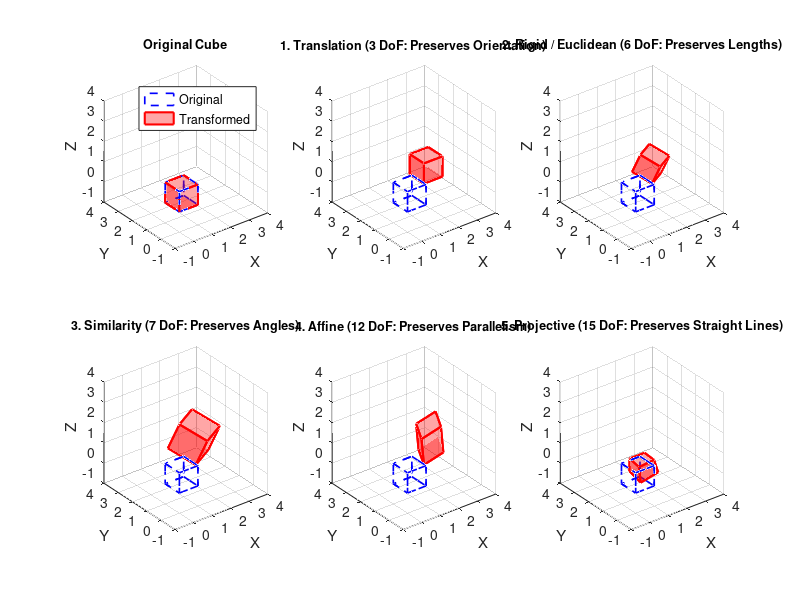

The MATLAB script that drew this image:
% 3D Geometric Transformations Hierarchy Visualization for a Cube
clear; clc; close all;

%% 1. Define 3D Unit Cube
% 8 vertices of a unit cube
v = [0 0 0; 1 0 0; 1 1 0; 0 1 0; ... % Bottom face vertices (1-4)
     0 0 1; 1 0 1; 1 1 1; 0 1 1]';   % Top face vertices (5-8)

% Extend to 4x8 homogeneous coordinates [x; y; z; 1]
cube_pts = [v; ones(1, 8)];

% Define 6 faces using vertex indices (for fill3/patch plotting)
faces = [1 2 3 4;   % Bottom face
         5 6 7 8;   % Top face
         1 2 6 5;   % Front face
         2 3 7 6;   % Right face
         3 4 8 7;   % Back face
         4 1 5 8];  % Left face

%% 2. Define 3D Homogeneous Transformation Matrices (4x4)

% --- Original Identity Matrix ---
H_orig = eye(4);

% --- 1. Translation (3 DoF) ---
tx = 1.5; ty = 0.8; tz = 0.5;
H_trans = [1 0 0 tx;
           0 1 0 ty;
           0 0 1 tz;
           0 0 0  1];

% --- 2. Rigid / Euclidean (6 DoF: 3D Rotation + Translation) ---
% 3D Rotation around Z and X axes
theta_z = pi/6; % 30 deg
theta_x = pi/8; % 22.5 deg
Rz = [cos(theta_z) -sin(theta_z) 0; sin(theta_z) cos(theta_z) 0; 0 0 1];
Rx = [1 0 0; 0 cos(theta_x) -sin(theta_x); 0 sin(theta_x) cos(theta_x)];
R = Rz * Rx;

H_rigid = [R, [tx; ty; tz];
           0 0 0 1];

% --- 3. Similarity (7 DoF: Scale + Rotation + Translation) ---
s = 1.4; % Scale factor
H_sim = [s*R, [tx; ty; tz];
         0 0 0 1];

% --- 4. Affine (12 DoF: Non-uniform Scale, Shearing, Rotation, Translation) ---
A = [1.2, 0.4, 0.1;  % Linear 3x3 matrix (non-uniform scale + shear)
     0.2, 0.9, 0.3;
     0.1, 0.2, 1.1];
H_affine = [A, [tx; ty; tz];
            0 0 0 1];

% --- 5. Projective / Homography (15 DoF: Perspective Warping / Keystoning) ---
% Non-zero bottom row entries [v^T, v4] create 3D perspective distortion
H_proj = [1.2, 0.2, 0.1, 0.5;
          0.1, 1.1, 0.2, 0.3;
          0.2, 0.1, 0.9, 0.2;
          0.15, 0.1, 0.2, 1.0];

% Cell array collections
transforms = {H_orig, H_trans, H_rigid, H_sim, H_affine, H_proj};
titles = {'Original Cube', ...
          '1. Translation (3 DoF: Preserves Orientation)', ...
          '2. Rigid / Euclidean (6 DoF: Preserves Lengths)', ...
          '3. Similarity (7 DoF: Preserves Angles)', ...
          '4. Affine (12 DoF: Preserves Parallelism)', ...
          '5. Projective (15 DoF: Preserves Straight Lines)'};

%% 3. Visualization
figure('Color', 'w', 'Position', [50, 50, 1200, 750]);

for i = 1:length(transforms)
    subplot(2, 3, i);
    hold on; grid on; axis equal;
    view(3); % Set 3D perspective view
    
    % Transform points
    transformed_pts_hom = transforms{i} * cube_pts;
    
    % Perspective division by 4th coordinate (w)
    X = transformed_pts_hom(1, :) ./ transformed_pts_hom(4, :);
    Y = transformed_pts_hom(2, :) ./ transformed_pts_hom(4, :);
    Z = transformed_pts_hom(3, :) ./ transformed_pts_hom(4, :);
    
    P_trans = [X; Y; Z]';
    P_orig  = cube_pts(1:3, :)';
    
    % Plot original cube reference in dashed blue wireframe
    patch('Vertices', P_orig, 'Faces', faces, 'FaceColor', 'none', ...
          'EdgeColor', 'b', 'LineStyle', '--', 'LineWidth', 1.2, ...
          'DisplayName', 'Original');
      
    % Plot transformed cube in semi-transparent red
    patch('Vertices', P_trans, 'Faces', faces, 'FaceColor', 'r', ...
          'FaceAlpha', 0.35, 'EdgeColor', 'r', 'LineWidth', 1.5, ...
          'DisplayName', 'Transformed');
      
    title(titles{i}, 'FontSize', 9, 'FontWeight', 'bold');
    xlabel('X'); ylabel('Y'); zlabel('Z');
    
    % Set uniform plot bounds
    xlim([-1, 4]); ylim([-1, 4]); zlim([-1, 4]);
    
    if i == 1
        legend('Location', 'northeast');
    end
end
